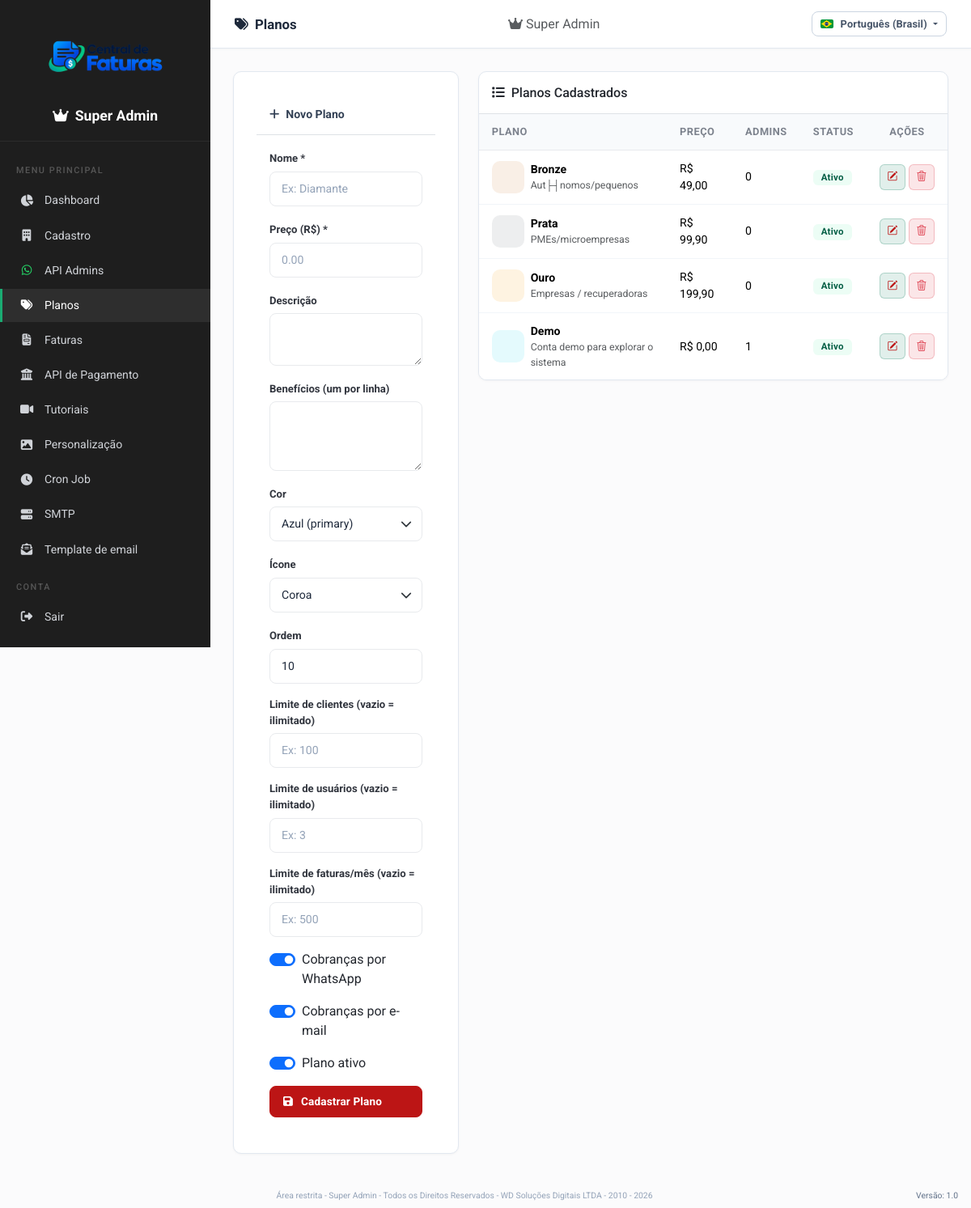
Page /superadmin/planos.php (signed in) on the committed database.
### tables this page shows
CREATE TABLE `planos` (
  `id` int(11) NOT NULL AUTO_INCREMENT,
  `nome` varchar(50) NOT NULL,
  `slug` varchar(50) NOT NULL,
  `preco` decimal(10,2) DEFAULT 0.00,
  `descricao` varchar(500) DEFAULT NULL,
  `beneficios` text DEFAULT NULL,
  `max_clientes` int(11) DEFAULT NULL,
  `max_usuarios` int(11) DEFAULT NULL,
  `max_faturas_mensais` int(11) DEFAULT NULL,
  `whatsapp_cobranca` tinyint(1) DEFAULT 1,
  `email_cobranca` tinyint(1) DEFAULT 1,
  `cor` varchar(20) DEFAULT 'secondary',
  `icon` varchar(100) DEFAULT NULL,
  `ativo` tinyint(1) DEFAULT 1,
  `ordem` int(11) DEFAULT 0,
  `criado_em` timestamp NOT NULL DEFAULT current_timestamp(),
  PRIMARY KEY (`id`),
  UNIQUE KEY `slug` (`slug`)
);

### config/settings.php (called while the page is built, shortened)
<?php
function planoCorHex($cor) {
    $mapa = [
        'primary'   => '#0d6efd',
        'secondary' => '#6c757d',
        'success'   => '#128a53',
        'warning'   => '#f59e0b',
        'danger'    => '#dc3545',
        'info'      => '#22d3ee',
        'bronze'    => '#cd7f32',
        'dark'      => '#1f2937',
        'light'     => '#adb5bd',
    ];
    $cor = strtolower(trim((string)$cor));
    return $mapa[$cor] ?? '#0f7b5c';
}

### superadmin/planos.php (the view, shortened to what this page needs)
<?php
$pdo = getConnection();
$planos = $pdo->query("SELECT p.*, (SELECT COUNT(*) FROM admin_planos ap WHERE ap.plano_id = p.id) AS total_admins FROM planos p ORDER BY p.ordem ASC")->fetchAll();
include __DIR__ . '/includes/header.php';
include __DIR__ . '/includes/sidebar.php';
?>
<div class="main-content">
    <div class="topbar">
        <div>
            <h5><i class="fas fa-tags me-1"></i> Planos</h5>
        </div>
        <div class="dropdown d-none d-md-block">
            <span class="text-muted"><i class="fas fa-crown me-1"></i>Super Admin</span>
        </div>
    </div>
    <div class="content-area fade-in">
        <div class="row g-4">
            <div class="col-lg-4">
                <div class="form-card">
                    <div class="p-3 border-bottom">
                        <h6 class="mb-0"><i class="fas fa-plus me-2"></i>Novo Plano</h6>
                    </div>
                    <div class="p-3">
                        <form method="POST">
                            <div class="mb-3">
                                <label class="form-label">Nome *</label>
                                <input type="text" name="nome" class="form-control" required placeholder="Ex: Diamante">
                            </div>
                            <div class="mb-3">
                                <label class="form-label">Preço (R$) *</label>
                                <input type="number" step="0.01" name="preco" class="form-control" required placeholder="0.00">
                            </div>
                            <div class="mb-3">
                                <label class="form-label">Descrição</label>
                                <textarea name="descricao" class="form-control" rows="2"></textarea>
                            </div>
                            <div class="mb-3">
                                <label class="form-label">Benefícios (um por linha)</label>
                                <textarea name="beneficios" class="form-control" rows="3"></textarea>
                            </div>
                            <div class="mb-3">
                                <label class="form-label">Cor</label>
                                <select name="cor" class="form-select">
                                    <option value="primary">Azul (primary)</option>
                                </select>
                            </div>
                            <div class="mb-3">
                                <label class="form-label">Ícone</label>
                                <select name="icon" class="form-select">
                                    <option value="fa-crown">Coroa <i class="fas fa-crown"></i></option>
                                </select>
                            </div>
                            <div class="mb-3">
                                <label class="form-label">Ordem</label>
                                <input type="number" name="ordem" class="form-control" value="10">
                            </div>
                            <div class="mb-3">
                                <label class="form-label">Limite de clientes (vazio = ilimitado)</label>
                                <input type="number" min="0" name="max_clientes" class="form-control" placeholder="Ex: 100">
                            </div>
                            <div class="mb-3">
                                <label class="form-label">Limite de usuários (vazio = ilimitado)</label>
                                <input type="number" min="0" name="max_usuarios" class="form-control" placeholder="Ex: 3">
                            </div>
                            <div class="mb-3">
                                <label class="form-label">Limite de faturas/mês (vazio = ilimitado)</label>
                                <input type="number" min="0" name="max_faturas_mensais" class="form-control" placeholder="Ex: 500">
                            </div>
                            <div class="mb-3 form-check form-switch">
                                <input class="form-check-input" type="checkbox" name="whatsapp_cobranca" id="planoWhats" checked>
                                <label class="form-check-label" for="planoWhats">Cobranças por WhatsApp</label>
                            </div>
                            <div class="mb-3 form-check form-switch">
                                <input class="form-check-input" type="checkbox" name="email_cobranca" id="planoEmail" checked>
                                <label class="form-check-label" for="planoEmail">Cobranças por e-mail</label>
                            </div>
                            <div class="mb-3 form-check form-switch">
                                <input class="form-check-input" type="checkbox" name="ativo" id="planoAtivo" checked>
                                <label class="form-check-label" for="planoAtivo">Plano ativo</label>
                            </div>
                            <button class="btn btn-primary w-100"><i class="fas fa-save me-1"></i>Cadastrar Plano</button>
                        </form>
                    </div>
                </div>
            </div>
            <div class="col-lg-8">
                <div class="table-card">
                    <div class="p-3 border-bottom">
                        <h6 class="mb-0"><i class="fas fa-list me-2"></i>Planos Cadastrados</h6>
                    </div>
                    <div class="table-responsive">
                        <table class="table table-hover">
                            <thead>
                                <tr>
                                    <th>Plano</th>
                                    <th>Preço</th>
                                    <th>Admins</th>
                                    <th>Status</th>
                                    <th class="text-center">Ações</th>
                                </tr>
                            </thead>
                            <tbody>
                                <?php if (empty($planos)): ?>
                                    <tr><td colspan="5" class="text-center text-muted py-4">Nenhum plano cadastrado</td></tr>
                                <?php else: foreach ($planos as $pl):
                                    $corHex = planoCorHex($pl['cor'] ?? 'secondary');
                                    $tinta = $corHex . '1f';
                                ?>
                                    <tr>
                                        <td>
                                            <div class="d-flex align-items-center gap-2">
                                                <span class="plano-ico-tile" style="background:<?= $tinta ?>;color:<?= $corHex ?>;" title="<?= htmlspecialchars($pl['icon'] ?: '') ?>">
                                                </span>
                                                <div>
                                                    <strong><?= htmlspecialchars($pl['nome']) ?></strong>
                                                    <?php if (!empty($pl['descricao'])): ?>
                                                        <small class="text-muted d-block"><?= htmlspecialchars($pl['descricao']) ?></small>
                                                    <?php endif; ?>
                                                </div>
                                            </div>
                                        </td>
                                        <td>R$ <?= number_format($pl['preco'], 2, ',', '.') ?></td>
                                        <td><?= $pl['total_admins'] ?></td>
                                        <td>
                                            <?php if ($pl['ativo']): ?>
                                                <span class="badge bg-success">Ativo</span>
                                            <?php else: ?>
                                                <span class="badge bg-secondary">Inativo</span>
                                            <?php endif; ?>
                                        </td>
                                        <td class="text-center">
                                            <div class="d-inline-flex gap-1">
                                                <a href="edit_plano.php?editar=<?= $pl['id'] ?>" class="acao-btn acao-btn-primary" title="Editar"><i class="bi bi-pencil-square"></i></a>
                                                <a href="planos.php?excluir=<?= $pl['id'] ?>" class="acao-btn acao-btn-danger" title="Excluir" onclick="return confirmarExclusao('<?= htmlspecialchars(addslashes($pl['nome'])) ?>', this.href);"><i class="bi bi-trash3"></i></a>
                                            </div>
                                        </td>
                                    </tr>
                                <?php endforeach; endif; ?>
                            </tbody>
                        </table>
                    </div>
                </div>
            </div>
        </div>
    </div>
</div>
<?php include __DIR__ . '/includes/footer.php'; ?>

### rows in the picture
planos: nome "Bronze", descricao "Aut├┤nomos/pequenos", preco "49,00", total_admins "0", ativo "Ativo"
planos: nome "Prata", descricao "PMEs/microempresas", preco "99,90", total_admins "0", ativo "Ativo"
planos: nome "Ouro", descricao "Empresas / recuperadoras", preco "199,90", total_admins "0", ativo "Ativo"
planos: nome "Demo", descricao "Conta demo para explorar o sistema", preco "0,00", total_admins "1", ativo "Ativo"

### other values in the picture
t('layout.super_admin') "Super Admin"
t('layout.menu_label') "MENU PRINCIPAL"
t('nav.dashboard') "Dashboard"
t('nav.cadastro') "Cadastro"
t('nav.api_admins') "API Admins"
t('nav.planos') "Planos"
t('nav.faturas') "Faturas"
t('nav.api_pagamento') "API de Pagamento"
t('nav.tutoriais') "Tutoriais"
t('nav.personalizacao') "Personalização"
t('nav.cron_job') "Cron Job"
t('layout.conta') "CONTA"
t('nav.sair') "Sair"
